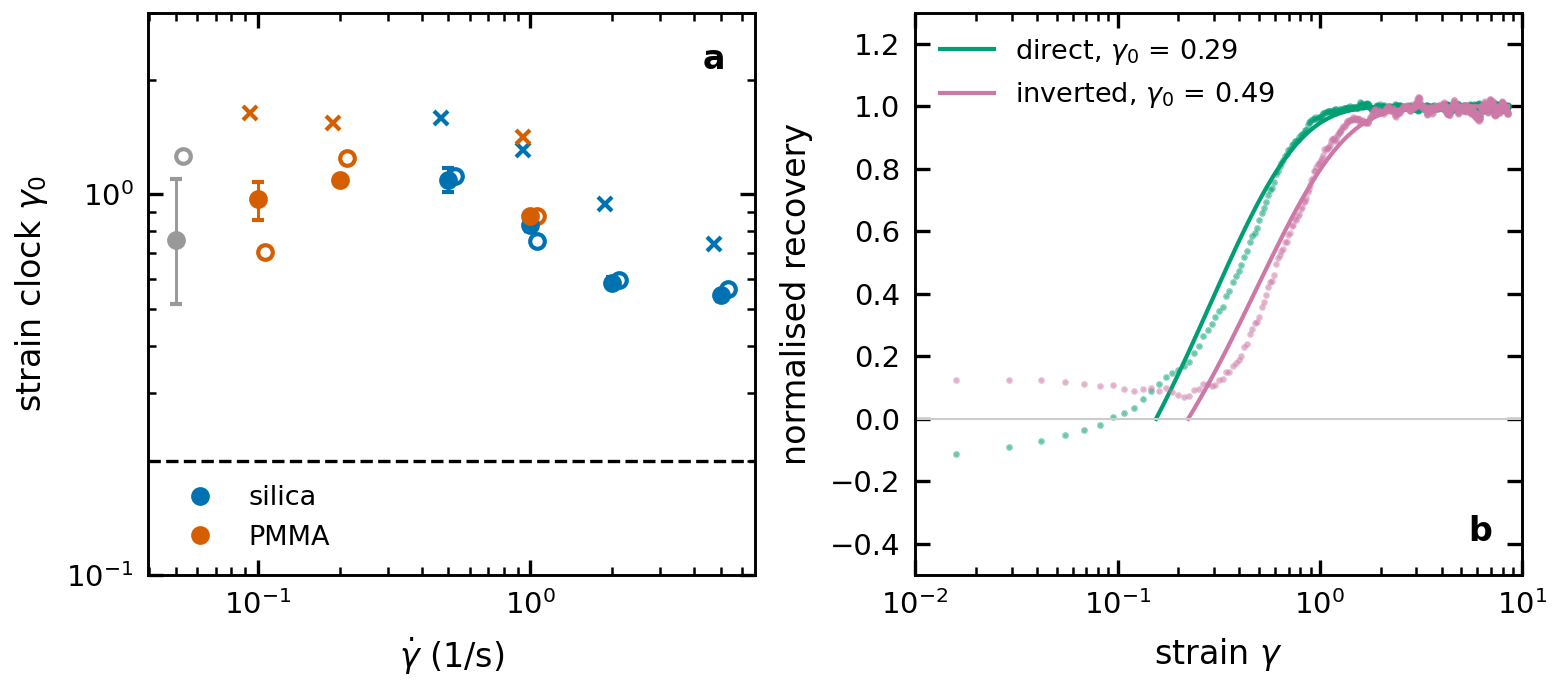

Write the Python code that produced this figure.
"""Figure 2 of the strain-clock note: the measured clock, and the definition control.

(a) Three estimators of the strain clock per shear rate, both materials (Lin 2015):
    the exponential constant fitted in f-space over the whole record (filled, with its
    profile interval), the same fit truncated at gamma = 3 (open), and the fit-free
    half-recovery strain gamma_50 (crosses). Excluded, drawn grey: PMMA at 0.05 1/s,
    whose inferred plateau in f is outside [0, 1] (gate G11 rule). Horizontal line:
    gamma_0 = 0.2, the value the drop-impact solver ran. NOT "Richards' corn starch":
    Richards et al. 2019 (PRL 123 038004) used gamma_0 = O(0.1) (~0.1 by back-solving
    their t_c and epsilon); 0.197 is Han et al. 2018 (PRF 3 073301)'s START-UP scale in
    g = 1 - exp(-gamma/gamma*); simulations use 0.023 (Mari et al. 2015). See
    PRIOR_ART_STRAIN_CLOCK_2026-09-27.md.
(b) Lin's SIMULATION record (Fig_3b, gamma_dot = 0.74 gamma_dot_0) read two ways, each
    normalised to its own fitted start and plateau: the directly evaluated contact
    stress fraction s = sigma_c / sigma, and the Wyart-Cates inversion of the total
    viscosity. Normalisation makes the inverted curve gauge-free (f is affine in u), so
    the curve does not depend on the packing triple. Lines: the fitted exponentials.

Every number is produced by the package's own fit_recovery / half_recovery_strain.
"""

from __future__ import annotations

import csv
import sys
from pathlib import Path

import matplotlib.pyplot as plt
import numpy as np

HERE = Path(__file__).resolve().parent
sys.path.insert(0, str(HERE))
sys.path.insert(0, str(HERE.parent / "scripts"))
sys.path.insert(0, str(HERE.parent / "src"))

import _common as C  # noqa: E402
import gate_g11 as G  # noqa: E402
import probe_g11_direct_control as P  # noqa: E402
from dst_fit.transient import fit_recovery  # noqa: E402
from dst_fit.transient import frictional_fraction_from_viscosity as inv  # noqa: E402

SLUG = "clock"
LABELS = {"Fig_2b": "silica", "Fig_2d": "PMMA"}


def clocks():
    out = {}
    for panel, steady_panel in G.PAIRS:
        _, trans, phi, phi_m, _, full, _ = G.measure(panel, steady_panel, G.PHI0_DEFAULT)
        _, _, _, _, _, trunc, _ = G.measure(panel, steady_panel, G.PHI0_DEFAULT,
                                            gamma_fit_max=G.TRUNCATE_AT)
        marks = G.landmarks(trans, phi, phi_m, G.PHI0_DEFAULT)
        tr = {r.rate: r for r in trunc}
        rows = []
        for r in full:
            ok = 0.0 <= r.f_plateau <= 1.0
            rows.append(dict(rate=r.rate, full=r.gamma_eff, lo=r.gamma_eff_lo,
                             hi=r.gamma_eff_hi,
                             trunc=tr[r.rate].gamma_eff if r.rate in tr else np.nan,
                             g50=marks.get(r.rate, (np.nan,))[0], included=ok))
        out[panel] = rows
        for x in rows:
            print(f"{panel} {x['rate']:g}: full {x['full']:.4f} [{x['lo']:.4f},{x['hi']:.4f}] "
                  f"trunc {x['trunc']:.4f} g50 {x['g50']:.4f} included={x['included']}")
    inc = [v for rows in out.values() for x in rows if x["included"]
           for v in (x["full"], x["trunc"], x["g50"]) if np.isfinite(v)]
    print(f"included estimates N={len(inc)} min={min(inc):.4f} max={max(inc):.4f} "
          f"min/0.2={min(inc) / G.SOLVER_GAMMA_0:.2f}")
    return out


def control():
    contact = P.load("Fig_3b_contact.csv")
    total = P.load("Fig_3b_total.csv")
    g = contact[:, 0]
    s = contact[:, 1] / total[:, 1]
    eta = total[:, 1]
    phi, phi_m, phi_0 = P.TRIPLES[0]
    r_inv = fit_recovery(g, eta, P.RATE, phi, phi_m, phi_0)
    r_dir = fit_recovery(g, P.wc_forward(s, phi, phi_m, phi_0), P.RATE, phi, phi_m, phi_0)
    f = inv(eta, phi, phi_m, phi_0)
    curves = {}
    for name, y, r in (("direct", s, r_dir), ("inverted", f, r_inv)):
        norm = (y - r.f_start) / (r.f_plateau - r.f_start)
        gg = np.geomspace(r.gamma_fit_min, g[-1], 200)
        model = 1.0 - np.exp(-(gg - r.gamma_fit_min) / r.gamma_eff)
        curves[name] = (norm, gg, model, r.gamma_eff)
        print(f"control {name}: gamma_eff={r.gamma_eff:.4f} start at gamma={r.gamma_fit_min:.4f}")
    return g, curves


def main() -> None:
    cl = clocks()
    g, curves = control()
    fig, ax = plt.subplots(1, 2, figsize=(5.2, 2.3), constrained_layout=True)
    a = ax[0]
    rows_out = []
    for k, panel in enumerate(("Fig_2b", "Fig_2d")):
        for x in cl[panel]:
            col = C.CB[k] if x["included"] else "0.6"
            a.errorbar(x["rate"], x["full"], yerr=[[x["full"] - x["lo"]], [x["hi"] - x["full"]]],
                       fmt="o", color=col, ms=3.5, capsize=1.5, lw=0.7)
            a.plot(x["rate"] * 1.06, x["trunc"], "o", mfc="none", color=col, ms=3.5)
            a.plot(x["rate"] * 0.94, x["g50"], "x", color=col, ms=3.5)
            rows_out.append((panel, x["rate"], x["full"], x["lo"], x["hi"], x["trunc"],
                             x["g50"], int(x["included"])))
        a.plot([], [], "o", color=C.CB[k], ms=3.5, label=LABELS[panel])
    a.axhline(G.SOLVER_GAMMA_0, color="k", ls="--", lw=0.8)
    a.set_xscale("log")
    a.set_yscale("log")
    a.set_ylim(0.1, 3)
    a.set_xlabel(r"$\dot\gamma$ (1/s)")
    a.set_ylabel(r"strain clock $\gamma_0$")
    a.legend(loc="lower left")
    a.text(0.95, 0.9, "a", transform=a.transAxes, ha="right", fontweight="bold")

    b = ax[1]
    step = max(1, g.size // 600)
    for k, name in enumerate(("direct", "inverted")):
        norm, gg, model, ge = curves[name]
        b.plot(g[::step], norm[::step], ".", ms=1.2, color=C.CB[k + 2], alpha=0.5)
        b.plot(gg, model, color=C.CB[k + 2], lw=1.0,
               label=rf"{name}, $\gamma_0$ = {ge:.2f}")
        rows_out += [("control_" + name, float(x), float(y)) for x, y in zip(g[::step], norm[::step])]
    b.set_xscale("log")
    b.set_xlim(1e-2, 10)
    b.set_ylim(-0.5, 1.3)
    b.axhline(0, color="0.8", lw=0.5)
    b.set_xlabel(r"strain $\gamma$")
    b.set_ylabel("normalised recovery")
    b.legend(loc="upper left")
    b.text(0.95, 0.06, "b", transform=b.transAxes, ha="right", fontweight="bold")

    prov = C.provenance(Path(__file__), "Lin2015 DataShare 10283/886 Fig2a-d, Fig3b",
                        f"phi_0={G.PHI0_DEFAULT} truncate={G.TRUNCATE_AT} control_triple={P.TRIPLES[0]}")
    C.DATA_DIR.mkdir(parents=True, exist_ok=True)
    with open(C.DATA_DIR / f"fig_{SLUG}.csv", "w", newline="", encoding="utf-8") as fh:
        fh.write(f"# {prov}\n# panel,rate,full,lo,hi,trunc,g50,included | "
                 f"control_<channel>,strain,normalised (decimated)\n")
        csv.writer(fh).writerows(rows_out)
    print(*C.save(fig, SLUG, prov))


if __name__ == "__main__":
    main()
